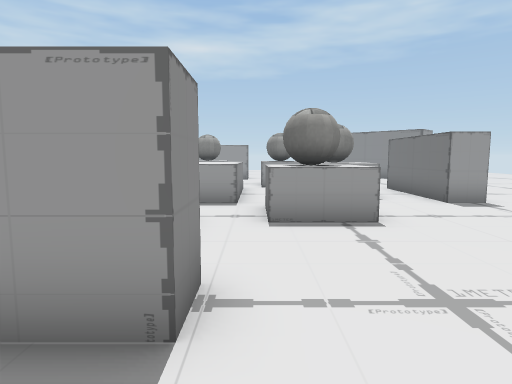
[1] (above)

22 first-person views from a walk through a 3-D level made in the Unity game engine. The camera is 0.59 m above the floor, tilts 6° down and sees 75° across. The floor is counted in squares, 0.5 m on a side. Each view is taken from the middle of a square. On the plan, view 1 faces up. The plan holds only what a view shows up to about 14 squares ahead; the rest is blank. The place goes on beyond the plan. Some surface patterns are stand-ins.

[2]
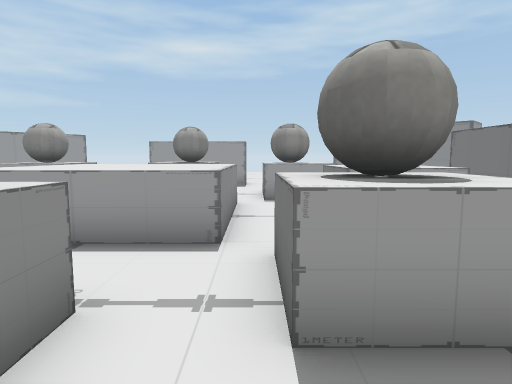

[3]
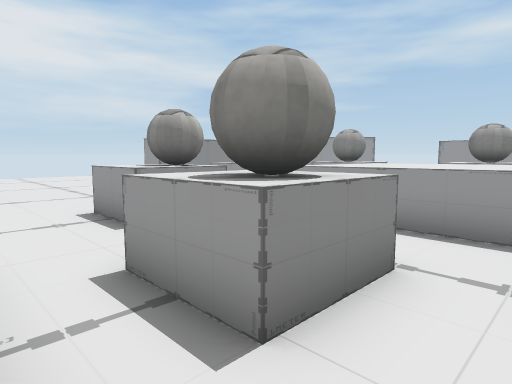

[4]
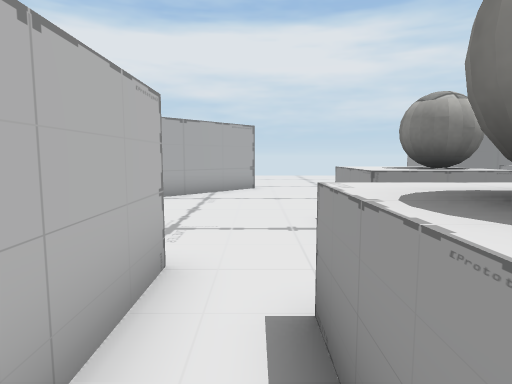

[5]
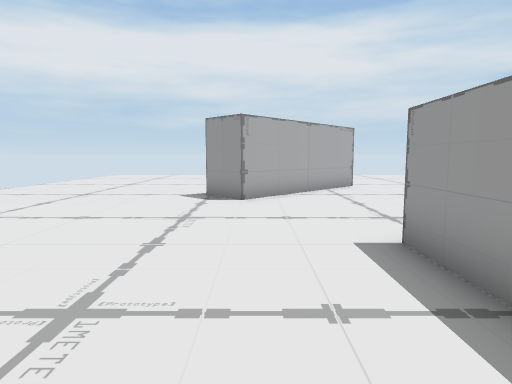

[6]
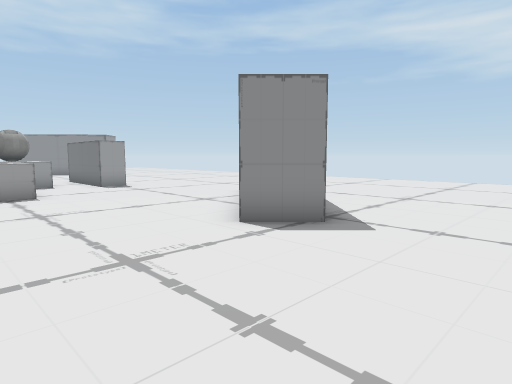

[7]
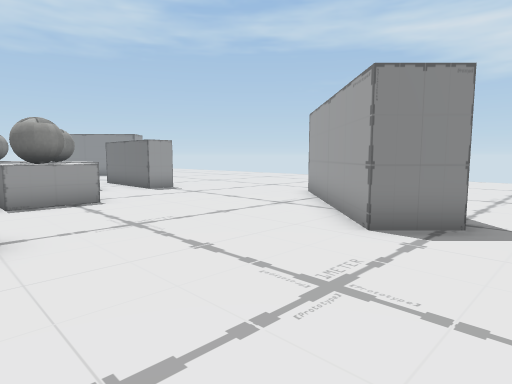

[8]
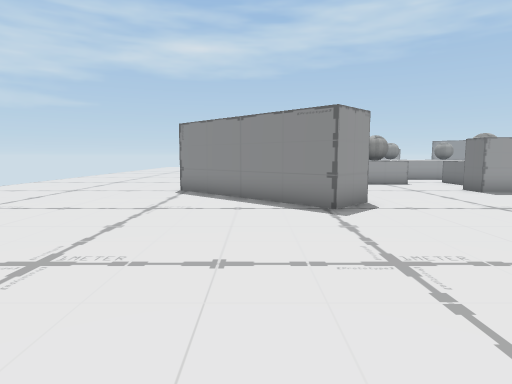

[9]
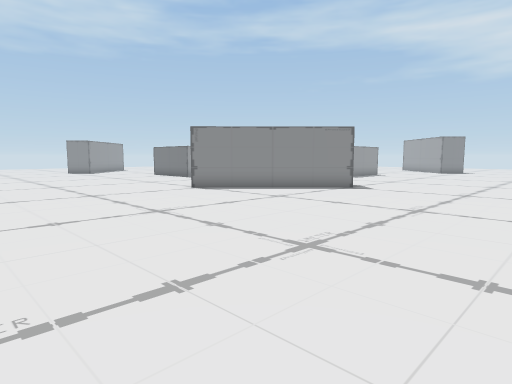

[10]
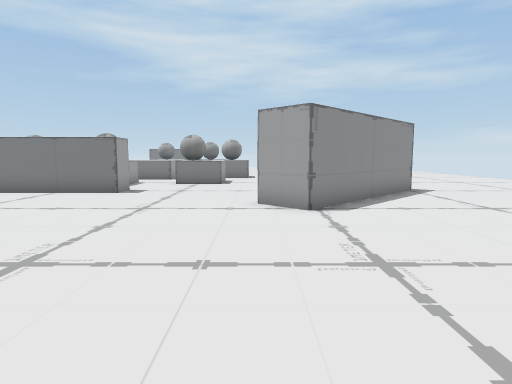

[11]
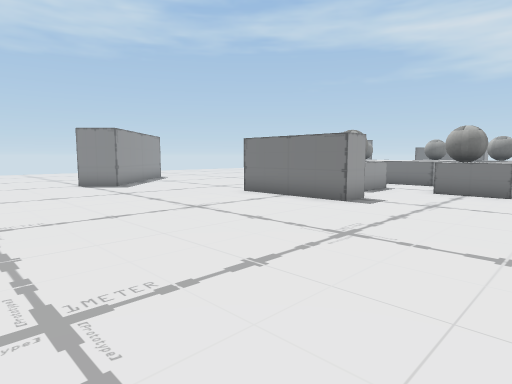

[12]
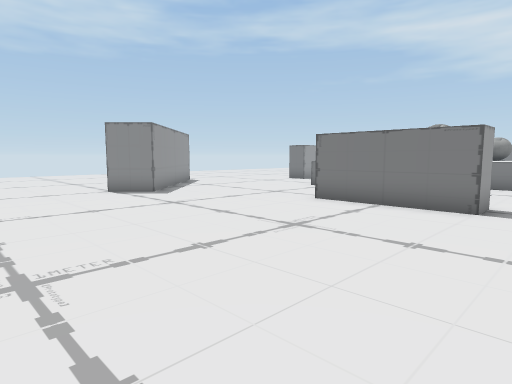

[13]
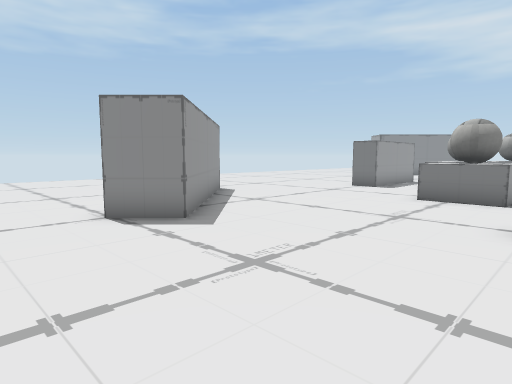

[14]
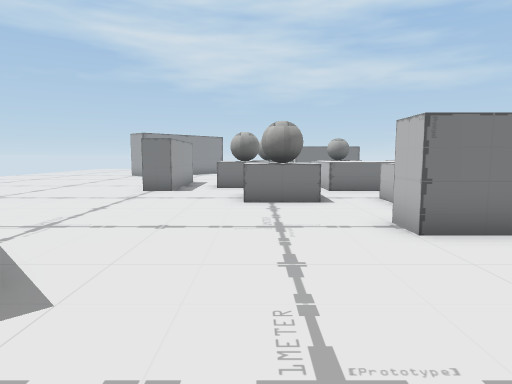

[15]
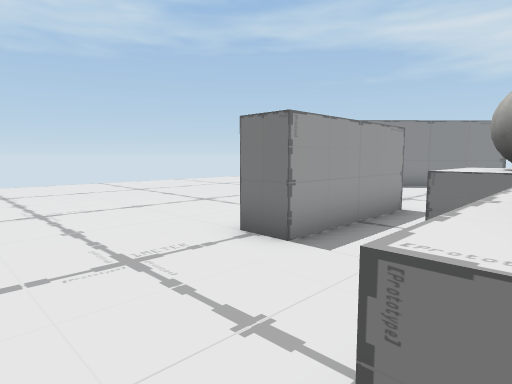

[16]
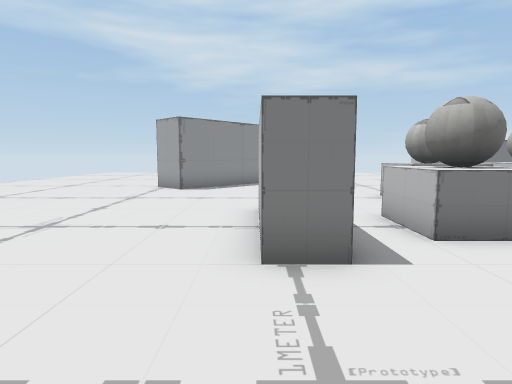

[17]
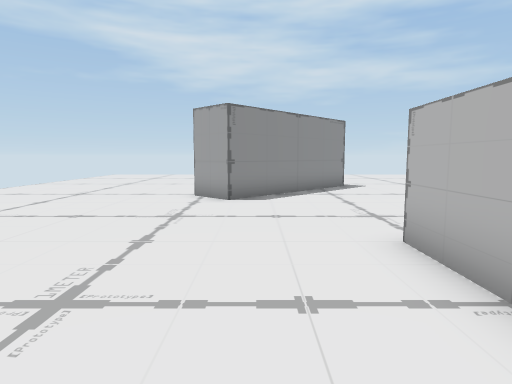

[18]
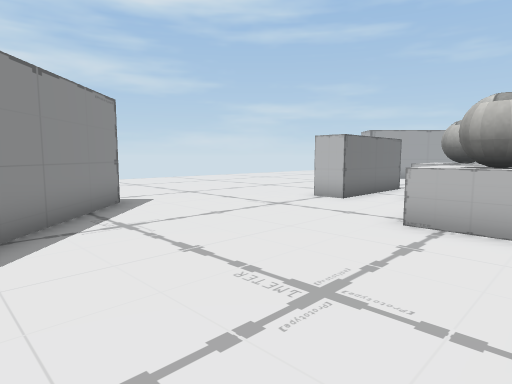

[19]
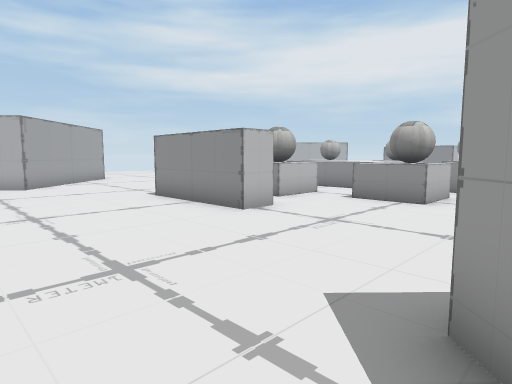

[20]
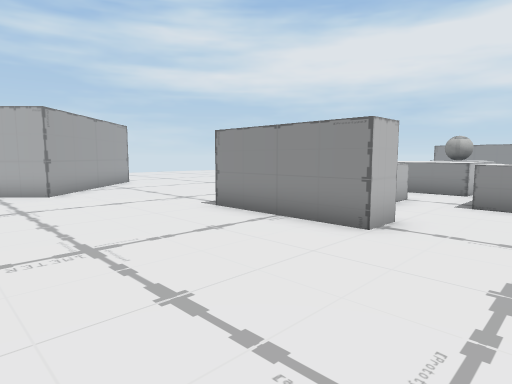

[21]
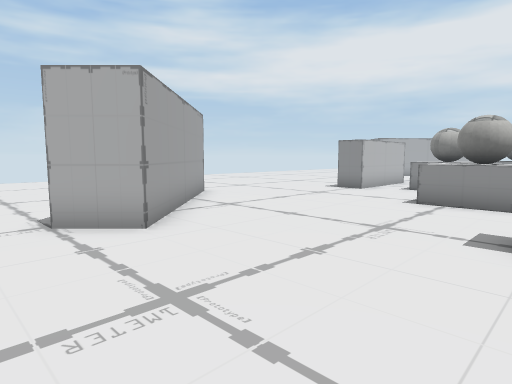

[22]
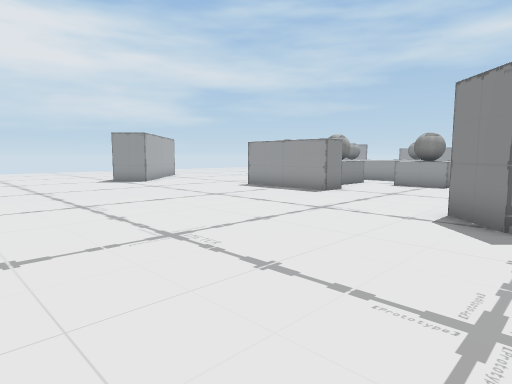

### Floor plan
Key: @ floor where view 1 was taken; # wall or solid block; x gap in a wall; . floor; = window, fence, low wall or low ledge; ^ raised ledge; B ball; O other object.
Columns run from 22 left of view 1 to 11 right of it. Each row starts with its distance up from view 1.
 23      .....     ............x
 22      .....  #..............#
 21      ....  ##..............##
 20      .... ##................##
 19      ...###.......####.......##
 18     ....##........####........## .
 17     .............................
 16     ...............B#.............
 15     ...........##  BB.###.........
 14     ...........#B     #B#.........
 13     ...........==.    .^^.........
 12     .......##.....^^^^.....##.....
 11    ........## ##..^^^^..##.##.....
 10    ........## #O..^^^^. B#.##....
  9   .........##.....^^^^. ...##.....
  8   ................  ..=##........
  7   .............#B   ..=B#.........
  6   .............BB  ##.^^^.........
  5 ...................#B.............
  4 .................................
  3  .......##........####........##.
  2  .......###.......####.......## ..
  1  ........###................## ...
  0  .........###.........@....## ....
 -1  ..........##..............# .....
 -2  .................................
 -3  .................................
 -4 ..................................
 -5 ............................. ..
 -6 ............................. ..
 -7  .............   ...........  ..
 -8 . ...   .....           ... . ..
 -9         ...

Where each view was taken, in squares from view 1:
view 1: 0 up, 0 right, facing up
view 2: 4 up, 0 right, facing up
view 3: 3 up, 0 right, facing up-left
view 4: 4 up, 1 left, facing left
view 5: 0 up, 0 right, facing left
view 6: 5 down, 0 right, facing up-right
view 7: 3 down, 1 left, facing up-right
view 8: 9 down, 12 left, facing up
view 9: 8 down, 22 left, facing up-right
view 10: 4 up, 22 left, facing right
view 11: 4 up, 19 left, facing up-right
view 12: 7 up, 19 left, facing up-right
view 13: 12 up, 17 left, facing up-right
view 14: 15 up, 16 left, facing right
view 15: 15 up, 8 left, facing up-right
view 16: 19 up, 8 left, facing right
view 17: 21 up, 5 left, facing right
view 18: 21 up, 0 right, facing down-right
view 19: 18 up, 11 right, facing down-left
view 20: 15 up, 11 right, facing down-left
view 21: 9 up, 11 right, facing down-left
view 22: 8 down, 6 right, facing up-left
